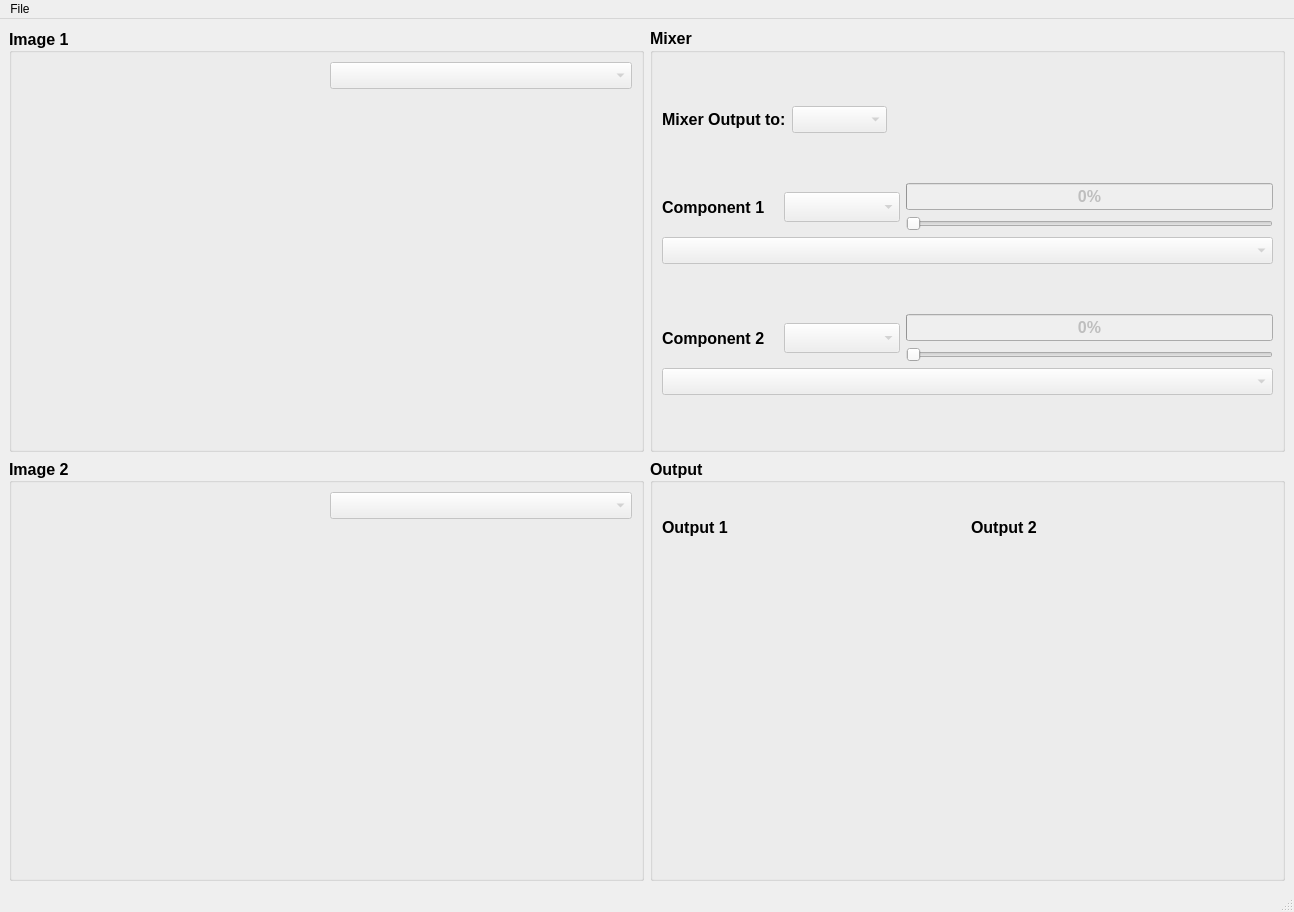
<?xml version="1.0" encoding="UTF-8"?>
<ui version="4.0">
 <class>MainWindow</class>
 <widget class="QMainWindow" name="MainWindow">
  <property name="geometry">
   <rect>
    <x>0</x>
    <y>0</y>
    <width>1294</width>
    <height>912</height>
   </rect>
  </property>
  <property name="windowTitle">
   <string>MainWindow</string>
  </property>
  <widget class="QWidget" name="centralwidget">
   <layout class="QGridLayout" name="gridLayout_4" columnstretch="1,1">
    <item row="0" column="0">
     <widget class="QGroupBox" name="image_1_container">
      <property name="font">
       <font>
        <pointsize>12</pointsize>
        <weight>75</weight>
        <bold>true</bold>
       </font>
      </property>
      <property name="title">
       <string>Image 1</string>
      </property>
      <property name="alignment">
       <set>Qt::AlignLeading|Qt::AlignLeft|Qt::AlignVCenter</set>
      </property>
      <layout class="QGridLayout" name="gridLayout">
       <item row="0" column="0">
        <layout class="QHBoxLayout" name="horizontalLayout"/>
       </item>
       <item row="0" column="1">
        <widget class="QComboBox" name="image_1_pick">
         <property name="enabled">
          <bool>false</bool>
         </property>
         <item>
          <property name="text">
           <string/>
          </property>
         </item>
         <item>
          <property name="text">
           <string>Magnitude</string>
          </property>
         </item>
         <item>
          <property name="text">
           <string>Phase</string>
          </property>
         </item>
         <item>
          <property name="text">
           <string>Real</string>
          </property>
         </item>
         <item>
          <property name="text">
           <string>Imaginary</string>
          </property>
         </item>
        </widget>
       </item>
       <item row="1" column="0" colspan="2">
        <layout class="QHBoxLayout" name="horizontalLayout_8">
         <item>
          <widget class="QLabel" name="image_1_original">
           <property name="minimumSize">
            <size>
             <width>300</width>
             <height>300</height>
            </size>
           </property>
           <property name="text">
            <string/>
           </property>
           <property name="pixmap">
            <pixmap>placeholder.png</pixmap>
           </property>
          </widget>
         </item>
         <item>
          <widget class="QLabel" name="image_1_after_filter">
           <property name="minimumSize">
            <size>
             <width>300</width>
             <height>300</height>
            </size>
           </property>
           <property name="text">
            <string/>
           </property>
           <property name="pixmap">
            <pixmap>placeholder.png</pixmap>
           </property>
          </widget>
         </item>
        </layout>
       </item>
      </layout>
     </widget>
    </item>
    <item row="0" column="1">
     <widget class="QGroupBox" name="mixer_container">
      <property name="font">
       <font>
        <pointsize>12</pointsize>
        <weight>75</weight>
        <bold>true</bold>
       </font>
      </property>
      <property name="title">
       <string>Mixer</string>
      </property>
      <layout class="QVBoxLayout" name="verticalLayout_5">
       <item>
        <layout class="QHBoxLayout" name="horizontalLayout_6">
         <item>
          <layout class="QHBoxLayout" name="horizontalLayout_4">
           <item>
            <widget class="QLabel" name="mixer_output_to_label">
             <property name="text">
              <string>Mixer Output to:</string>
             </property>
            </widget>
           </item>
           <item>
            <widget class="QComboBox" name="output_select">
             <property name="enabled">
              <bool>false</bool>
             </property>
             <item>
              <property name="text">
               <string/>
              </property>
             </item>
             <item>
              <property name="text">
               <string>Output 1</string>
              </property>
             </item>
             <item>
              <property name="text">
               <string>Output 2</string>
              </property>
             </item>
            </widget>
           </item>
          </layout>
         </item>
         <item>
          <spacer name="horizontalSpacer">
           <property name="orientation">
            <enum>Qt::Horizontal</enum>
           </property>
           <property name="sizeHint" stdset="0">
            <size>
             <width>40</width>
             <height>20</height>
            </size>
           </property>
          </spacer>
         </item>
        </layout>
       </item>
       <item>
        <layout class="QVBoxLayout" name="verticalLayout_4">
         <item>
          <layout class="QHBoxLayout" name="horizontalLayout_3">
           <item>
            <widget class="QLabel" name="component_1_label">
             <property name="text">
              <string>Component 1   </string>
             </property>
            </widget>
           </item>
           <item>
            <widget class="QComboBox" name="component_1_select">
             <property name="enabled">
              <bool>false</bool>
             </property>
             <property name="minimumSize">
              <size>
               <width>116</width>
               <height>30</height>
              </size>
             </property>
             <item>
              <property name="text">
               <string/>
              </property>
             </item>
            </widget>
           </item>
           <item>
            <layout class="QVBoxLayout" name="verticalLayout">
             <item>
              <widget class="QProgressBar" name="component_1_percentage">
               <property name="enabled">
                <bool>false</bool>
               </property>
               <property name="value">
                <number>0</number>
               </property>
              </widget>
             </item>
             <item>
              <widget class="QSlider" name="component_1_slider">
               <property name="enabled">
                <bool>false</bool>
               </property>
               <property name="maximum">
                <number>100</number>
               </property>
               <property name="orientation">
                <enum>Qt::Horizontal</enum>
               </property>
              </widget>
             </item>
            </layout>
           </item>
          </layout>
         </item>
         <item>
          <widget class="QComboBox" name="component_1_type">
           <property name="enabled">
            <bool>false</bool>
           </property>
           <item>
            <property name="text">
             <string/>
            </property>
           </item>
           <item>
            <property name="text">
             <string>Magnitude</string>
            </property>
           </item>
           <item>
            <property name="text">
             <string>Phase</string>
            </property>
           </item>
           <item>
            <property name="text">
             <string>Real</string>
            </property>
           </item>
           <item>
            <property name="text">
             <string>Imaginary</string>
            </property>
           </item>
           <item>
            <property name="text">
             <string>Uniform Magnitude</string>
            </property>
           </item>
           <item>
            <property name="text">
             <string>Uniform Phase</string>
            </property>
           </item>
          </widget>
         </item>
        </layout>
       </item>
       <item>
        <layout class="QVBoxLayout" name="verticalLayout_2">
         <item>
          <layout class="QHBoxLayout" name="horizontalLayout_5">
           <item>
            <widget class="QLabel" name="component_2_label">
             <property name="text">
              <string>Component 2   </string>
             </property>
            </widget>
           </item>
           <item>
            <widget class="QComboBox" name="component_2_select">
             <property name="enabled">
              <bool>false</bool>
             </property>
             <property name="minimumSize">
              <size>
               <width>116</width>
               <height>30</height>
              </size>
             </property>
             <item>
              <property name="text">
               <string/>
              </property>
             </item>
            </widget>
           </item>
           <item>
            <layout class="QVBoxLayout" name="verticalLayout_3">
             <item>
              <widget class="QProgressBar" name="component_2_percentage">
               <property name="enabled">
                <bool>false</bool>
               </property>
               <property name="value">
                <number>0</number>
               </property>
              </widget>
             </item>
             <item>
              <widget class="QSlider" name="component_2_slider">
               <property name="enabled">
                <bool>false</bool>
               </property>
               <property name="maximum">
                <number>100</number>
               </property>
               <property name="orientation">
                <enum>Qt::Horizontal</enum>
               </property>
              </widget>
             </item>
            </layout>
           </item>
          </layout>
         </item>
         <item>
          <widget class="QComboBox" name="component_2_type">
           <property name="enabled">
            <bool>false</bool>
           </property>
           <item>
            <property name="text">
             <string/>
            </property>
           </item>
           <item>
            <property name="text">
             <string>Magnitude</string>
            </property>
           </item>
           <item>
            <property name="text">
             <string>Phase</string>
            </property>
           </item>
           <item>
            <property name="text">
             <string>Real</string>
            </property>
           </item>
           <item>
            <property name="text">
             <string>Imaginary</string>
            </property>
           </item>
           <item>
            <property name="text">
             <string>Uniform Magnitude</string>
            </property>
           </item>
           <item>
            <property name="text">
             <string>Uniform Phase</string>
            </property>
           </item>
          </widget>
         </item>
        </layout>
       </item>
      </layout>
     </widget>
    </item>
    <item row="1" column="0">
     <widget class="QGroupBox" name="image_1_container_2">
      <property name="font">
       <font>
        <pointsize>12</pointsize>
        <weight>75</weight>
        <bold>true</bold>
       </font>
      </property>
      <property name="title">
       <string>Image 2</string>
      </property>
      <property name="alignment">
       <set>Qt::AlignLeading|Qt::AlignLeft|Qt::AlignVCenter</set>
      </property>
      <layout class="QGridLayout" name="gridLayout_2">
       <item row="0" column="0">
        <layout class="QHBoxLayout" name="horizontalLayout_2"/>
       </item>
       <item row="0" column="1">
        <widget class="QComboBox" name="image_2_pick">
         <property name="enabled">
          <bool>false</bool>
         </property>
         <item>
          <property name="text">
           <string/>
          </property>
         </item>
         <item>
          <property name="text">
           <string>Magnitude</string>
          </property>
         </item>
         <item>
          <property name="text">
           <string>Phase</string>
          </property>
         </item>
         <item>
          <property name="text">
           <string>Real</string>
          </property>
         </item>
         <item>
          <property name="text">
           <string>Imaginary</string>
          </property>
         </item>
        </widget>
       </item>
       <item row="1" column="0" colspan="2">
        <layout class="QHBoxLayout" name="horizontalLayout_9">
         <item>
          <widget class="QLabel" name="image_2_original">
           <property name="minimumSize">
            <size>
             <width>300</width>
             <height>300</height>
            </size>
           </property>
           <property name="text">
            <string/>
           </property>
           <property name="pixmap">
            <pixmap>placeholder.png</pixmap>
           </property>
          </widget>
         </item>
         <item>
          <widget class="QLabel" name="image_2_after_filter">
           <property name="minimumSize">
            <size>
             <width>300</width>
             <height>300</height>
            </size>
           </property>
           <property name="text">
            <string/>
           </property>
           <property name="pixmap">
            <pixmap>placeholder.png</pixmap>
           </property>
          </widget>
         </item>
        </layout>
       </item>
      </layout>
     </widget>
    </item>
    <item row="1" column="1">
     <widget class="QGroupBox" name="output_container">
      <property name="font">
       <font>
        <pointsize>12</pointsize>
        <weight>75</weight>
        <bold>true</bold>
       </font>
      </property>
      <property name="title">
       <string>Output</string>
      </property>
      <property name="alignment">
       <set>Qt::AlignLeading|Qt::AlignLeft|Qt::AlignVCenter</set>
      </property>
      <layout class="QGridLayout" name="gridLayout_3">
       <item row="0" column="0">
        <layout class="QHBoxLayout" name="horizontalLayout_7">
         <item>
          <widget class="QLabel" name="output_1_label">
           <property name="text">
            <string>Output 1</string>
           </property>
          </widget>
         </item>
         <item>
          <widget class="QLabel" name="output_2_label">
           <property name="text">
            <string>Output 2</string>
           </property>
          </widget>
         </item>
        </layout>
       </item>
       <item row="1" column="0">
        <layout class="QHBoxLayout" name="horizontalLayout_10">
         <item>
          <widget class="QLabel" name="output_1">
           <property name="minimumSize">
            <size>
             <width>300</width>
             <height>300</height>
            </size>
           </property>
           <property name="text">
            <string/>
           </property>
           <property name="pixmap">
            <pixmap>placeholder.png</pixmap>
           </property>
          </widget>
         </item>
         <item>
          <widget class="QLabel" name="output_2">
           <property name="minimumSize">
            <size>
             <width>300</width>
             <height>300</height>
            </size>
           </property>
           <property name="text">
            <string/>
           </property>
           <property name="pixmap">
            <pixmap>placeholder.png</pixmap>
           </property>
          </widget>
         </item>
        </layout>
       </item>
      </layout>
     </widget>
    </item>
   </layout>
  </widget>
  <widget class="QMenuBar" name="menubar">
   <property name="geometry">
    <rect>
     <x>0</x>
     <y>0</y>
     <width>1294</width>
     <height>26</height>
    </rect>
   </property>
   <widget class="QMenu" name="menuFile">
    <property name="title">
     <string>File</string>
    </property>
    <widget class="QMenu" name="menuOpen">
     <property name="title">
      <string>Open</string>
     </property>
     <addaction name="action_open_image_1"/>
     <addaction name="action_open_image_2"/>
    </widget>
    <addaction name="action_new"/>
    <addaction name="menuOpen"/>
    <addaction name="action_exit"/>
   </widget>
   <addaction name="menuFile"/>
  </widget>
  <widget class="QStatusBar" name="statusbar"/>
  <action name="action_new">
   <property name="text">
    <string>New</string>
   </property>
   <property name="shortcut">
    <string>Ctrl+N</string>
   </property>
  </action>
  <action name="action_open_image_1">
   <property name="text">
    <string>Image 1</string>
   </property>
   <property name="shortcut">
    <string>1</string>
   </property>
  </action>
  <action name="action_open_image_2">
   <property name="text">
    <string>Image 2</string>
   </property>
   <property name="shortcut">
    <string>2</string>
   </property>
  </action>
  <action name="action_exit">
   <property name="text">
    <string>Exit</string>
   </property>
   <property name="shortcut">
    <string>Ctrl+Q</string>
   </property>
  </action>
 </widget>
 <resources/>
 <connections>
  <connection>
   <sender>component_1_slider</sender>
   <signal>valueChanged(int)</signal>
   <receiver>component_1_percentage</receiver>
   <slot>setValue(int)</slot>
   <hints>
    <hint type="sourcelabel">
     <x>1144</x>
     <y>255</y>
    </hint>
    <hint type="destinationlabel">
     <x>1139</x>
     <y>225</y>
    </hint>
   </hints>
  </connection>
  <connection>
   <sender>component_2_slider</sender>
   <signal>valueChanged(int)</signal>
   <receiver>component_2_percentage</receiver>
   <slot>setValue(int)</slot>
   <hints>
    <hint type="sourcelabel">
     <x>1004</x>
     <y>385</y>
    </hint>
    <hint type="destinationlabel">
     <x>1003</x>
     <y>359</y>
    </hint>
   </hints>
  </connection>
 </connections>
</ui>
